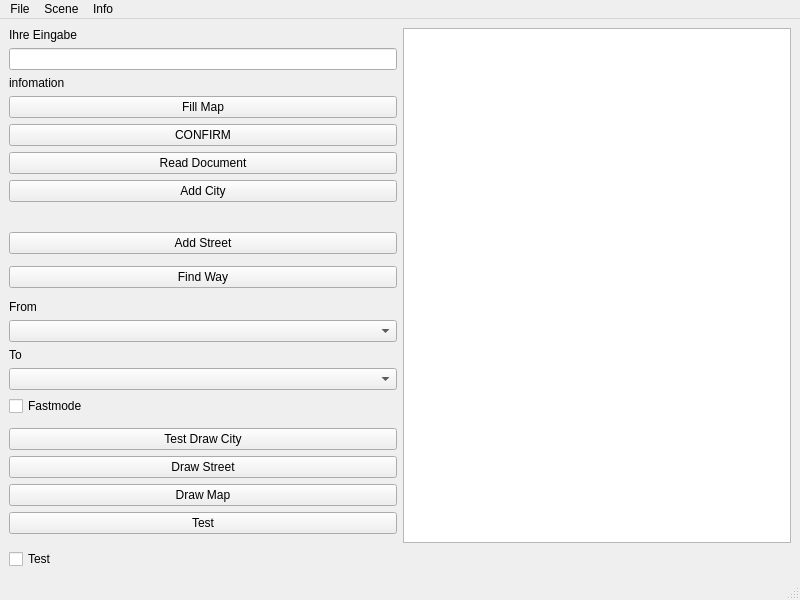
<?xml version="1.0" encoding="UTF-8"?>
<ui version="4.0">
 <class>MainWindow</class>
 <widget class="QMainWindow" name="MainWindow">
  <property name="geometry">
   <rect>
    <x>0</x>
    <y>0</y>
    <width>800</width>
    <height>600</height>
   </rect>
  </property>
  <property name="windowTitle">
   <string>MainWindow</string>
  </property>
  <widget class="QWidget" name="centralwidget">
   <layout class="QGridLayout" name="gridLayout_2" columnstretch="1,1">
    <item row="17" column="0">
     <widget class="QLabel" name="to">
      <property name="text">
       <string>To</string>
      </property>
     </widget>
    </item>
    <item row="19" column="0">
     <widget class="QCheckBox" name="fastmode">
      <property name="text">
       <string>Fastmode</string>
      </property>
     </widget>
    </item>
    <item row="23" column="0">
     <widget class="QPushButton" name="draw_map">
      <property name="text">
       <string>Draw Map</string>
      </property>
     </widget>
    </item>
    <item row="11" column="0">
     <widget class="QPushButton" name="add_street">
      <property name="text">
       <string>Add Street</string>
      </property>
     </widget>
    </item>
    <item row="26" column="0">
     <spacer name="verticalSpacer">
      <property name="orientation">
       <enum>Qt::Orientation::Vertical</enum>
      </property>
      <property name="sizeHint" stdset="0">
       <size>
        <width>20</width>
        <height>40</height>
       </size>
      </property>
     </spacer>
    </item>
    <item row="5" column="0">
     <widget class="QPushButton" name="read_document">
      <property name="text">
       <string>Read Document</string>
      </property>
     </widget>
    </item>
    <item row="16" column="0">
     <widget class="QComboBox" name="from_combo"/>
    </item>
    <item row="1" column="0">
     <widget class="QLineEdit" name="lineEdit">
      <property name="clearButtonEnabled">
       <bool>true</bool>
      </property>
     </widget>
    </item>
    <item row="2" column="0">
     <widget class="QLabel" name="info_eingabe">
      <property name="text">
       <string>infomation</string>
      </property>
     </widget>
    </item>
    <item row="0" column="1" rowspan="27">
     <widget class="mouse_control" name="graphicsView"/>
    </item>
    <item row="24" column="0">
     <widget class="QPushButton" name="test">
      <property name="toolTip">
       <string>pushButton</string>
      </property>
      <property name="text">
       <string>Test</string>
      </property>
     </widget>
    </item>
    <item row="22" column="0">
     <widget class="QPushButton" name="draw_street">
      <property name="text">
       <string>Draw Street</string>
      </property>
     </widget>
    </item>
    <item row="15" column="0">
     <widget class="QLabel" name="from">
      <property name="text">
       <string>From</string>
      </property>
     </widget>
    </item>
    <item row="0" column="0">
     <widget class="QLabel" name="label_eingabe">
      <property name="text">
       <string>Ihre Eingabe</string>
      </property>
     </widget>
    </item>
    <item row="6" column="0">
     <widget class="QPushButton" name="add_city">
      <property name="text">
       <string>Add City</string>
      </property>
     </widget>
    </item>
    <item row="27" column="0">
     <widget class="QCheckBox" name="check_test">
      <property name="text">
       <string>Test</string>
      </property>
     </widget>
    </item>
    <item row="13" column="0">
     <widget class="QPushButton" name="find_way">
      <property name="text">
       <string>Find Way</string>
      </property>
     </widget>
    </item>
    <item row="21" column="0">
     <widget class="QPushButton" name="test_draw_city">
      <property name="enabled">
       <bool>true</bool>
      </property>
      <property name="text">
       <string>Test Draw City</string>
      </property>
      <property name="checkable">
       <bool>false</bool>
      </property>
     </widget>
    </item>
    <item row="4" column="0">
     <widget class="QPushButton" name="confirm">
      <property name="text">
       <string>CONFIRM</string>
      </property>
     </widget>
    </item>
    <item row="18" column="0">
     <widget class="QComboBox" name="to_combo"/>
    </item>
    <item row="3" column="0">
     <widget class="QPushButton" name="fill_map">
      <property name="text">
       <string>Fill Map</string>
      </property>
     </widget>
    </item>
   </layout>
  </widget>
  <widget class="QMenuBar" name="menubar">
   <property name="geometry">
    <rect>
     <x>0</x>
     <y>0</y>
     <width>800</width>
     <height>18</height>
    </rect>
   </property>
   <widget class="QMenu" name="menuFile">
    <property name="title">
     <string>File</string>
    </property>
    <addaction name="actionopen"/>
    <addaction name="actionsave"/>
    <addaction name="separator"/>
    <addaction name="actionexit"/>
   </widget>
   <widget class="QMenu" name="menuScene">
    <property name="title">
     <string>Scene</string>
    </property>
    <addaction name="actionclear_Scene"/>
   </widget>
   <widget class="QMenu" name="menuAbout">
    <property name="title">
     <string>Info</string>
    </property>
    <addaction name="actionAbout"/>
   </widget>
   <addaction name="menuFile"/>
   <addaction name="menuScene"/>
   <addaction name="menuAbout"/>
  </widget>
  <widget class="QStatusBar" name="statusbar"/>
  <action name="actionopen">
   <property name="enabled">
    <bool>false</bool>
   </property>
   <property name="text">
    <string>Open</string>
   </property>
  </action>
  <action name="actionsave">
   <property name="enabled">
    <bool>false</bool>
   </property>
   <property name="text">
    <string>Save</string>
   </property>
  </action>
  <action name="actionexit">
   <property name="enabled">
    <bool>true</bool>
   </property>
   <property name="text">
    <string>Exit</string>
   </property>
   <property name="shortcut">
    <string>Ctrl+E</string>
   </property>
  </action>
  <action name="actionclear_Scene">
   <property name="text">
    <string>Clear Scene</string>
   </property>
   <property name="shortcut">
    <string>Ctrl+S</string>
   </property>
  </action>
  <action name="actionAbout">
   <property name="text">
    <string>About</string>
   </property>
  </action>
 </widget>
 <customwidgets>
  <customwidget>
   <class>mouse_control</class>
   <extends>QGraphicsView</extends>
   <header location="global">mouse_control.h</header>
  </customwidget>
 </customwidgets>
 <resources/>
 <connections/>
</ui>
